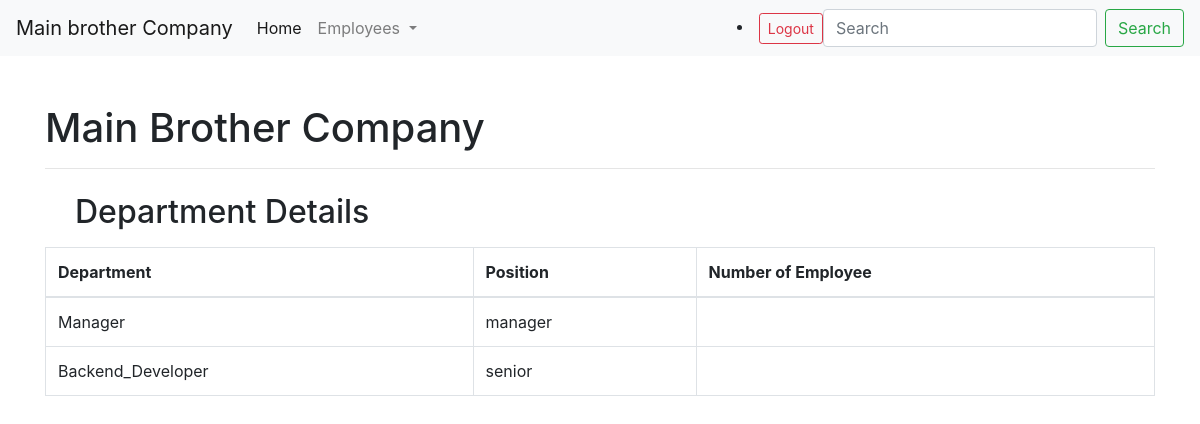
Page /department (signed in) on the committed database.
### empcrud/models.py (models this page shows, shortened)
class EmployeeDetail(models.Model):
    emp_user = models.OneToOneField(settings.AUTH_USER_MODEL,   on_delete=models.CASCADE , related_name='emp_detail')
    emp_id = models.AutoField(primary_key=True)
    Department_Choices = [
        ('Manager' , 'Manager'),
        ('Frontend_Developer' , 'Frontend_Developer'),
        ('Backend_Developer' , 'Backend_Developer'),
        ('Fullstack_Developer' , 'Fullstack_Developer'),
        ('Designer' , 'Designer'),
        ('QA' , 'QA'),
    ]
    GENDER_CHOICES = [
        ('M', 'Male'),
        ('F', 'Female'),
        ('O', 'Other'),
    ]
    Employee_Choices = [
        ('intern' , 'intern'),
        ('junior' , 'junior'),
        ('Associate' , 'Associate'),
        ('senior' , 'senior'),
        ('lead' , 'lead'),
        ('manager' , 'manager'),
    ]
    emp_address = models.TextField(max_length=300 , null=False , blank=False)
    emp_gender = models.CharField(max_length=1, choices=GENDER_CHOICES)
    emp_department = models.CharField(choices=Department_Choices ,   max_length=20)
    emp_position = models.CharField(choices=Employee_Choices , null=False , blank=False)
    emp_hire_date = models.DateField(null=False , blank=False)
    created_at = models.DateTimeField(auto_now_add=True)
    class Meta:
        ordering = ['-created_at']
        verbose_name = 'Employee Detail'
        verbose_name_plural = 'Employee Details'

### empcrud/views.py (the view)
# urls.py: path('department', department, name='department'),
@login_required
def department(request):
    detail = EmployeeDetail.objects.all()
    department_counts = EmployeeDetail.objects.values('emp_department').annotate(
        employee_count=Count('emp_id')
    ).order_by('emp_department')
    department_counts = [
        {'name': dept['emp_department'], 'employee_count': dept['employee_count']}
        for dept in department_counts
    ]
    combined_data = zip(detail, department_counts)
    return render(request, 'department.html', {
        'combined_data': combined_data,
    })

### empcrud/templates/department.html
{% extends 'base.html' %}
{% block content %}
<div class ="col-md-12">
    <div class="col-md-4">
        <h2 class="mt-4">Department Details</h2>
    </div>
</div>
<table class="table table-bordered mt-3">
    <thead>
        <tr>
            <th>Department</th>
            <th>Position</th>
            <th>Number of Employee</th>
        </tr>
    </thead>
    <tbody>
        {% for dep , total in combined_data %}
        <tr>
            <td>{{ dep.emp_department }}</td>
            <td>{{dep.emp_position}}</td>
            <td>{{ total.emp_department.count }}</td>
        </tr>
        {% endfor %}
    </tbody>
</table>
{% endblock  %}

### rows in the picture
EmployeeDetail: emp_department "Manager", emp_position "manager"
EmployeeDetail: emp_department "Backend_Developer", emp_position "senior"
